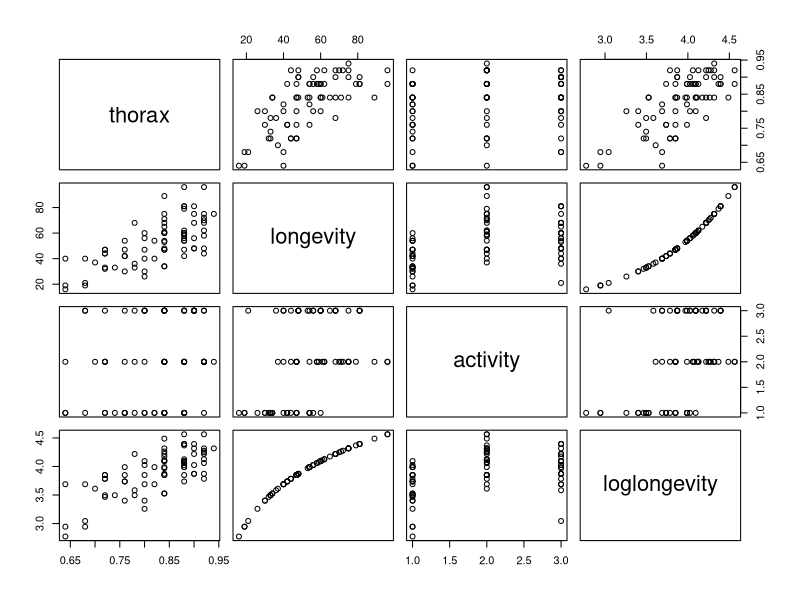
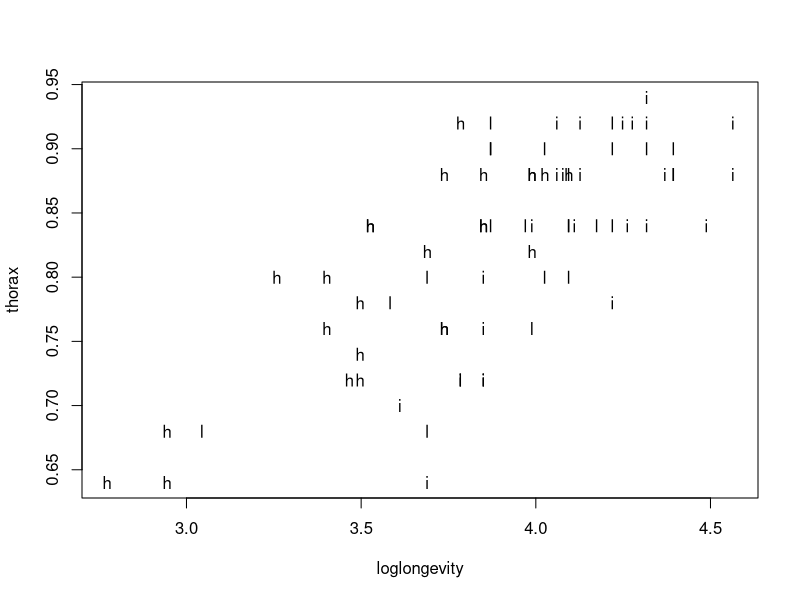
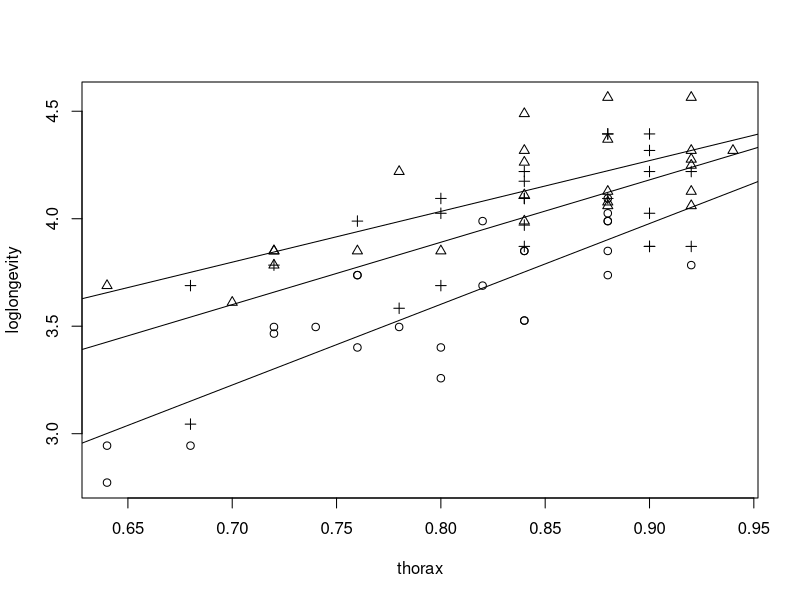
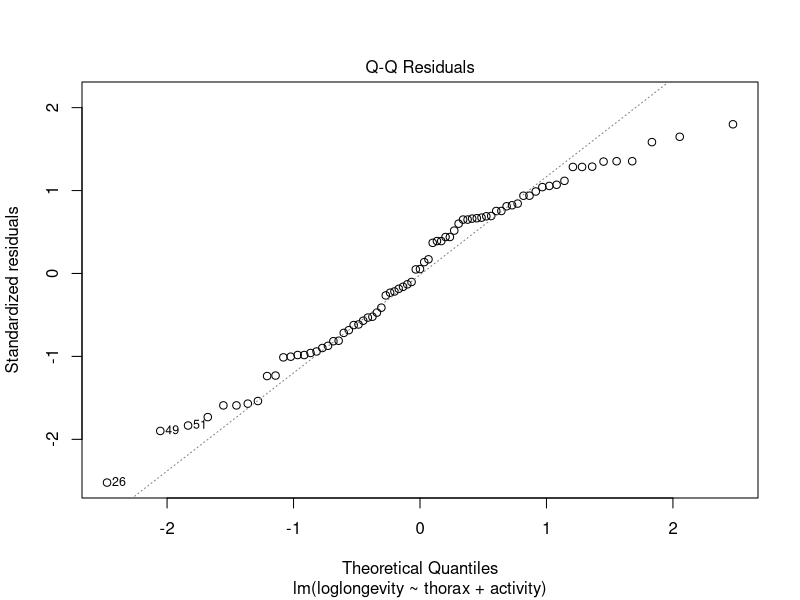
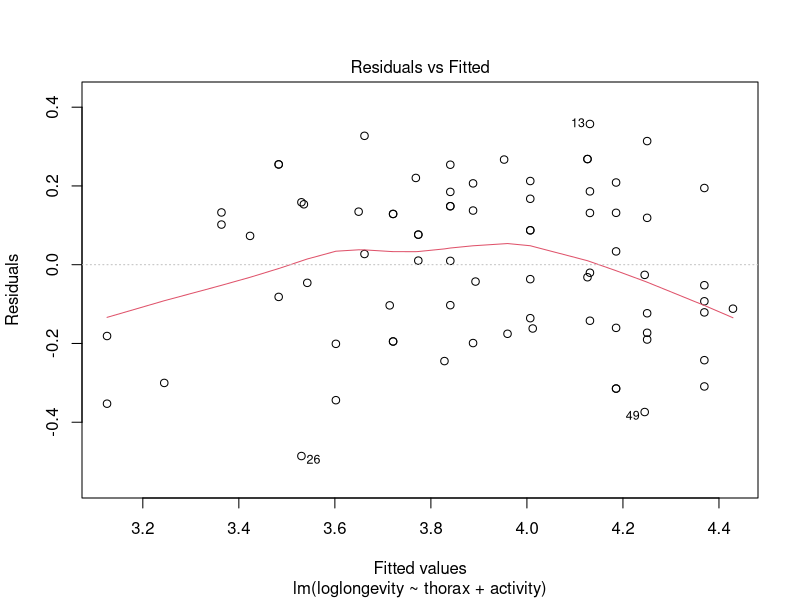
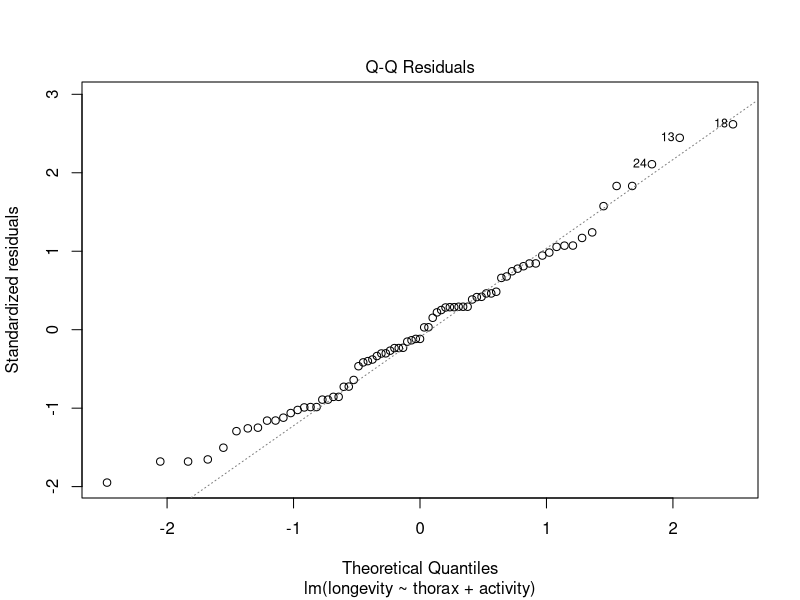
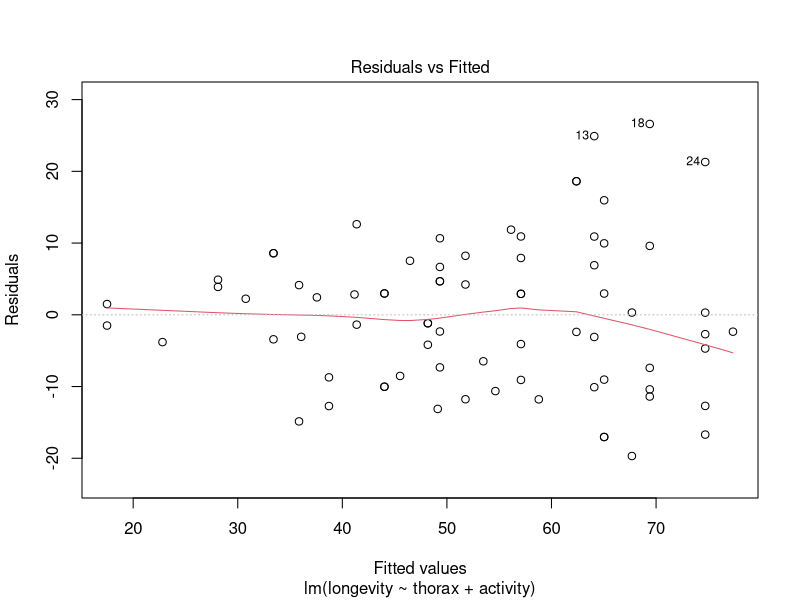
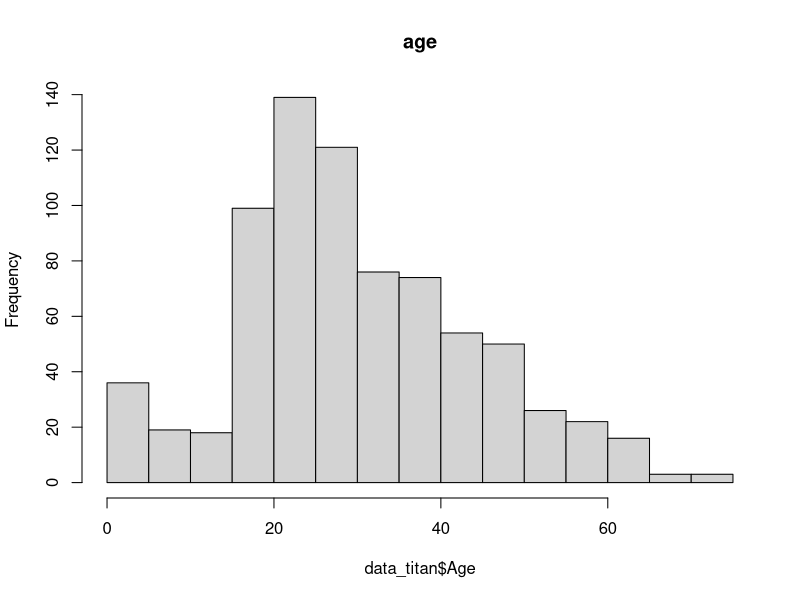

The R source for these figures, in order:
## ---- chunk 1
library(tidyverse)
library(rstudioapi)
library(lme4)
library(car)

knitr::opts_chunk$set(echo = TRUE)
setwd(dirname(getActiveDocumentContext()$path))
# round numbers to 3 digits
options(digits = 3)
## ---- chunk 2
data_flies <- read.table(file="data/fruitflies.txt", header=TRUE)

# Add log colomn
data_flies$loglongevity <- log(data_flies$longevity)

plot(data_flies)

plot(thorax~loglongevity, pch=as.character(activity),data=data_flies)

data_flies$activity <- as.factor(data_flies$activity)
flies_lm_1 <- lm(loglongevity~activity, data=data_flies)

anova(flies_lm_1)
summary(flies_lm_1)

## ---- chunk 3
data_flies$activity <- as.factor(data_flies$activity)
flies_lm_2 <- lm(loglongevity~thorax+activity, data=data_flies)

anova(flies_lm_2)
summary(flies_lm_2)

drop1(flies_lm_2, test = "F")
confint(flies_lm_2)
## ---- chunk 4
plot(loglongevity~thorax,pch = unclass(activity),data=data_flies)
activity_classes <- c("isolated","low","high")
for (class in activity_classes) abline(lm(loglongevity~thorax, data=data_flies[data_flies$activity==class,]))

flies_lm_3 <- lm(loglongevity~thorax*activity, data=data_flies)
anova(flies_lm_3)
summary(flies_lm_3)
## ---- chunk 5
plot(flies_lm_2, 2)
plot(flies_lm_2, 1)
## ---- chunk 6
flies_lm_4 <- lm(longevity~thorax+activity, data=data_flies)

anova(flies_lm_4)

plot(flies_lm_4, 2)
plot(flies_lm_4, 1)
## ---- chunk 7
data_titan <- read.table(file="data/titanic.txt", header=TRUE)

data_titan$PClass <- as.factor(data_titan$PClass)
data_titan$Sex <- as.factor(data_titan$Sex)


hist(data_titan$Age,main="age")
boxplot(data_titan$Age~data_titan$PClass)

titan_table_1 <- xtabs(~Sex+PClass, data=data_titan)
titan_table_1

titan_table_1.c <- xtabs(Survived~Sex+PClass, data=data_titan)
round(titan_table_1.c/titan_table_1,2)

# Not really nice but perhaps group age partners
titan_table_2 <- xtabs(~Age, data=data_titan)
barplot(xtabs(Survived~Age, data=data_titan)/titan_table_2) 
## ---- chunk 8

titan_glm <- glm(Survived~PClass+Age+Sex,data=data_titan,family = binomial)

summary(titan_glm)
## ---- chunk 9
titan_glm_inter <- glm(Survived~Age*PClass*Sex, data=data_titan)
anova(titan_glm_inter, test="Chisq")
## ---- chunk 10

## ---- chunk 11
